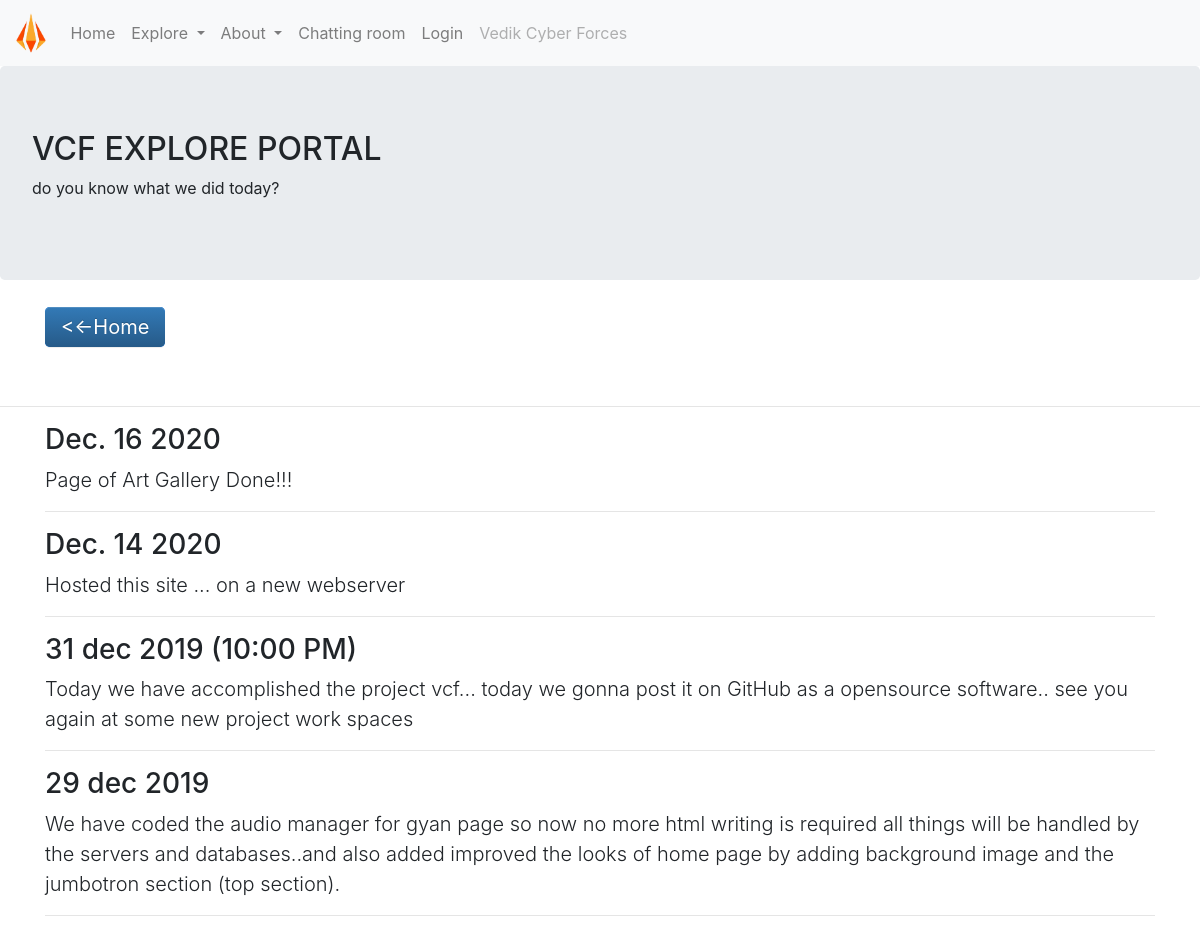
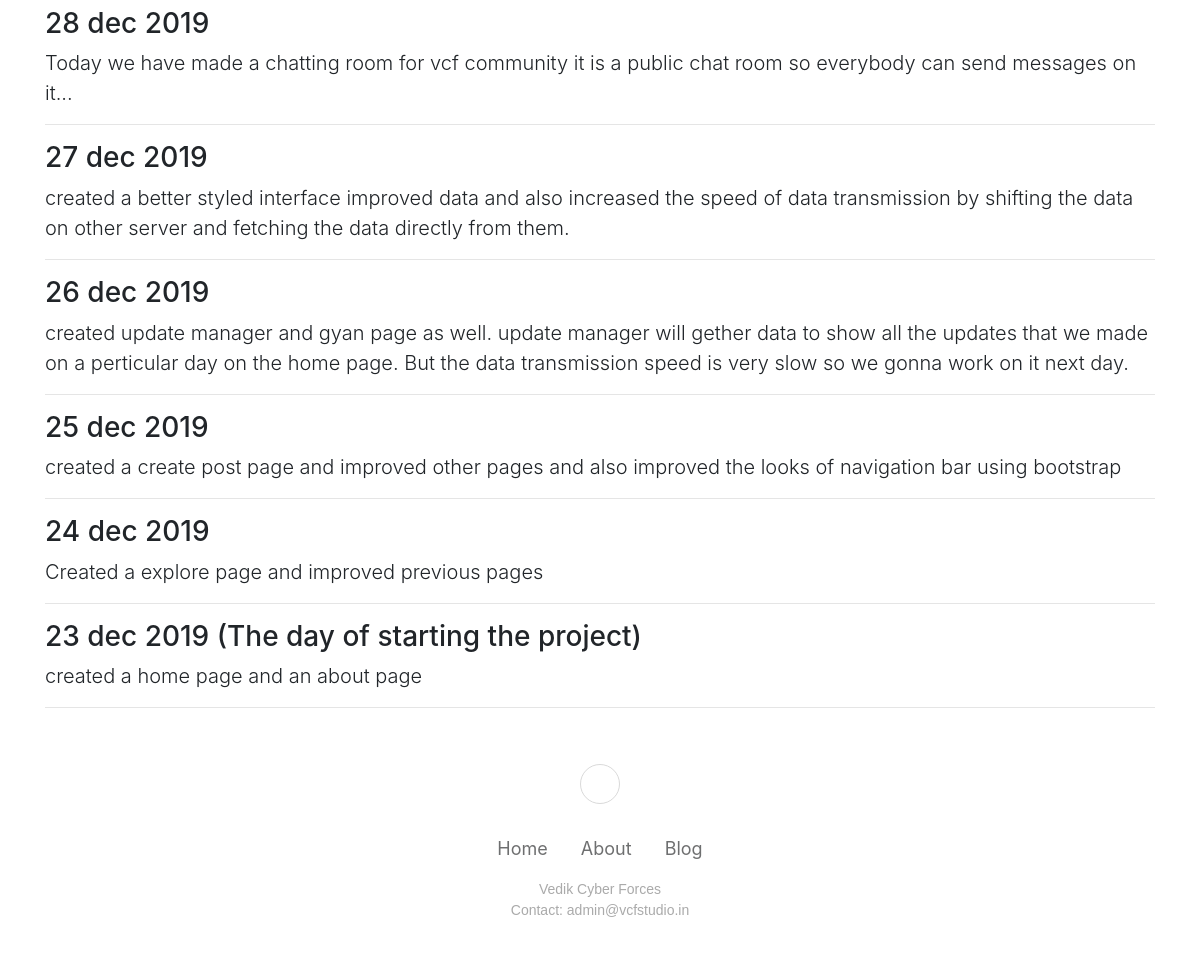
Screenshot of /explore/index.php with the database file from the repository (2 pictures, top to bottom).
### tables this page shows
CREATE TABLE `posts` (
  `id` int(10) NOT NULL AUTO_INCREMENT,
  `head` text NOT NULL,
  `data` text NOT NULL,
  PRIMARY KEY (`id`)
);

### explore/index.php (the view, shortened to what this page needs)
<!DOCTYPE html>
<html lang="en">
<head>
        <?php
            include("../includes.php");
        ?>
</head>
<body>
<?php
    include('../navbar.php');
    ?>
<div class="jumbotron">
        <h2>VCF EXPLORE PORTAL</h2>
        <p>do you know what we did today?</p>
    </div>
    <div class="container">
    <a href="../" class="btn-primary btn-lg"><<-Home</a>
    </div>
    <br><br><hr>
    <div class="container">
        <?php
            include("../conn.php");
            $r = "SELECT head,data FROM posts ORDER BY id DESC";
            $q = mysqli_query($conn, $r);
            if(mysqli_num_rows($q) > 0){
                while($row = mysqli_fetch_assoc($q)){
                    echo "<h3>".$row['head']."</h3>".
                        "<p class='lead'>".$row['data']."</p><hr>";
                }
            }
        ?>
    </div>
    <?php
        include("../footer.php");
    ?>
</body>
</html>

### includes.php (shortened to what this page needs)
<?php
echo '<link rel="stylesheet" href="https://maxcdn.bootstrapcdn.com/bootstrap/4.4.1/css/bootstrap.min.css">
<link rel="stylesheet" href="https://maxcdn.bootstrapcdn.com/bootstrap/3.3.7/css/bootstrap-theme.min.css">
<script src="https://ajax.googleapis.com/ajax/libs/jquery/3.4.1/jquery.min.js"></script>
<script src="https://cdnjs.cloudflare.com/ajax/libs/popper.js/1.16.0/umd/popper.min.js"></script>
<script src="https://maxcdn.bootstrapcdn.com/bootstrap/4.4.1/js/bootstrap.min.js"></script>
';
?>

### navbar.php (shortened to what this page needs)
<?php
if(isset($_SESSION['username']))
{
 echo '
<!-- <nav class="navbar navbar-expand-sm bg-light">
      <a class="nav-link btn-primary" href="#" class="" >मुख्य पृष्ठ</a>
      <a class="nav-link" style=""href="explore">खोजे</a>
      <a class="nav-link" href="about" style=""  >हमारे बारे में </a>
      <a class="nav-link" href="gyan" style=""  > ज्ञान </a>
      <a class="nav-link" href="createpost" style=""  >Create a post</a>
    <a herf="#" class="nav-link disabled" style="">Vedik Cyber Forces</a>
</nav> -->
<style>
</style>
    <nav class="navbar navbar-expand-md bg-light navbar-light sticky-top" style="">
  <a class="navbar-brand" href="https://hackedserver.blogspot.com"><img src="/images/vcf.png" height="40px" style="border-radius:15px" alt="VCF"></a>
  <button class="navbar-toggler" type="button" data-toggle="collapse" data-target="#collapsibleNavbar">
    <span class="navbar-toggler-icon"></span>
  </button>
  <div class="collapse navbar-collapse" id="collapsibleNavbar">
    <ul class="navbar-nav">
      <li class="nav-item">
        <a class="nav-link" href="/">Home</a>
      </li>
      <li class="nav-item">
            <div class="dropdown bg-light">
              <a class="nav-link dropdown-toggle" type="link" id="dropdownmenu" data-toggle="dropdown">Explore
              <span class="caret"></span></a>
              <ul class="dropdown-menu" style="border:0px;" aria-lable-by="dropdownmenu">
              <li><a href="/members" class="droplink">Members</a></li>
                <hr style="margin:0px">
                <li><a href="/explore" class="droplink">Posts</a></li>
                <hr style="margin:0px">
                <li><a href="/projects" class="droplink">Projects</a></li>
                <hr style="margin:0px">
                <li><a href="/artgallary" class="droplink">Art Gallery</a></li>
                <hr style="margin:0px">
                <li><a href="/upload" class="droplink">Upload A Project</a></li>
                <hr style="margin:0px">
                <li><p class="droplink">More Comming Soon...</p></li>
              </ul>
            </div>
          </li>
     <!-- <li class="nav-item">
        <a class="nav-link disabled"  href="/gyan">Knowledge (Disabled)</a>
      </li>  -->
      <li class="nav-item">
            <div class="dropdown bg-light">
              <a class="nav-link dropdown-toggle" type="link" id="dropdownmenu" data-toggle="dropdown">About
              <span class="caret"></span></a>
              <ul class="dropdown-menu" style="border:0px;" aria-lable-by="dropdownmenu">
                <li><a href="/about" class="droplink">About Us</a></li>
              </ul>
            </div>
          </li>
      <li class="nav-item">
      <a class="nav-link" href="/chat/">Chatting room</a>
    </li>
      <li class="nav-item">
        <a class="nav-link" id="loginlink" href="/login">Account</a>
      </li>
      <li class="nav-item">
        <a class="nav-link disabled" href="#">Vedik Cyber Forces</a>
      </li>
    </ul>
  </div>
</nav>';
}
else{
    echo '
    <nav class="navbar navbar-expand-md bg-light navbar-light sticky-top" style="">
  <a class="navbar-brand" href="https://hackedserver.blogspot.com"><img src="/images/vcf.png" height="40px" style="border-radius:15px" alt="VCF"></a>
  <div class="collapse navbar-collapse" id="collapsibleNavbar">
    <ul class="navbar-nav">
      <li class="nav-item">
        <a class="nav-link" href="/">Home</a>
      </li>
      <li class="nav-item">
            <div class="dropdown bg-light">
              <a class="nav-link dropdown-toggle" type="link" id="dropdownmenu" data-toggle="dropdown">Explore
              <span class="caret"></span></a>
            </div>
          </li>
      <li class="nav-item">
            <div class="dropdown bg-light">
              <a class="nav-link dropdown-toggle" type="link" id="dropdownmenu" data-toggle="dropdown">About
              <span class="caret"></span></a>
            </div>
          </li>
      <li class="nav-item">
      <a class="nav-link" href="/chat/">Chatting room</a>
    </li>
      <li class="nav-item">
        <a class="nav-link" id="loginlink" href="/login">Login</a>
      </li>
      <li class="nav-item">
        <a class="nav-link disabled" href="#">Vedik Cyber Forces</a>
      </li>
    </ul>
  </div>
</nav>';
}
?>

### footer.php (shortened to what this page needs)
<?php
echo '
    <link rel="stylesheet" href="https://cdnjs.cloudflare.com/ajax/libs/ionicons/2.0.1/css/ionicons.min.css">
   <div class="footer-basic">
        <footer>
            <div class="social"><a href="https://instagram.com/himy.in"><i class="icon ion-social-instagram"></i></a></div>
            <ul class="list-inline">
                <li class="list-inline-item"><a href="/">Home</a></li>
                <li class="list-inline-item"><a href="/about">About</a></li>
                <li class="list-inline-item"><a href="https://hackedserver.blogspot.com">Blog</a></li>
            </ul>
            <p class="copyright" style="font-family: Arial, Helvetica, sans-serif;font-size:14px;">Vedik Cyber Forces<br> Contact: admin@vcfstudio.in</p>
        </footer>
    </div>';
?>

### footer.php (style rules this page uses)
.footer-basic { padding:40px 0;background-color:#fff;color:#4b4c4d }
.footer-basic ul { padding:0;list-style:none;text-align:center;font-size:18px;line-height:1.6;margin-bottom:0 }
.footer-basic li { padding:0 10px }
.footer-basic ul a { color:inherit;text-decoration:none;opacity:.8 }
.footer-basic .social { text-align:center;padding-bottom:25px }
.footer-basic .social>a { font-size:24px;width:40px;height:40px;line-height:40px;display:inline-block;text-align:center;border-radius:50%;border:1px solid #ccc;margin:0 8px;color:inherit;opacity:.75 }
.footer-basic .copyright { margin-top:15px;text-align:center;font-size:13px;color:#aaa;margin-bottom:0 }

### rows the page displays
posts: head "Dec. 16 2020", data "Page of Art Gallery Done!!!"
posts: head "Dec. 14 2020", data "Hosted this site ... on a new webserver"
posts: head "31 dec 2019 (10:00 PM)", data "Today we have accomplished the project vcf... today we gonna post it on GitHub as a opensource software.. see you again at some new project work spaces"
posts: head "29 dec 2019", data "We have coded the audio manager for gyan page so now no more html writing is required all things will be handled by the servers and databases..and also added improved the looks of home page by adding background image and the jumbotron section (top section)."
posts: head "28 dec 2019", data "Today we have made a chatting room for vcf community it is a public chat room so everybody can send messages on it..."
posts: head "27 dec 2019", data "created a better styled interface improved data and also increased the speed of data transmission by shifting the data on other server and fetching the data directly from them."
posts: head "26 dec 2019", data "created update manager and gyan page as well. update manager will gether data to show all the updates that we made on a perticular day on the home page. But the data transmission speed is very slow so we gonna work on it next day."
posts: head "25 dec 2019", data "created a create post page and improved other pages and also improved the looks of navigation bar using bootstrap"
posts: head "24 dec 2019", data "Created a explore page and improved previous pages"
posts: head "23 dec 2019 (The day of starting the project)", data "created a home page and an about page"
